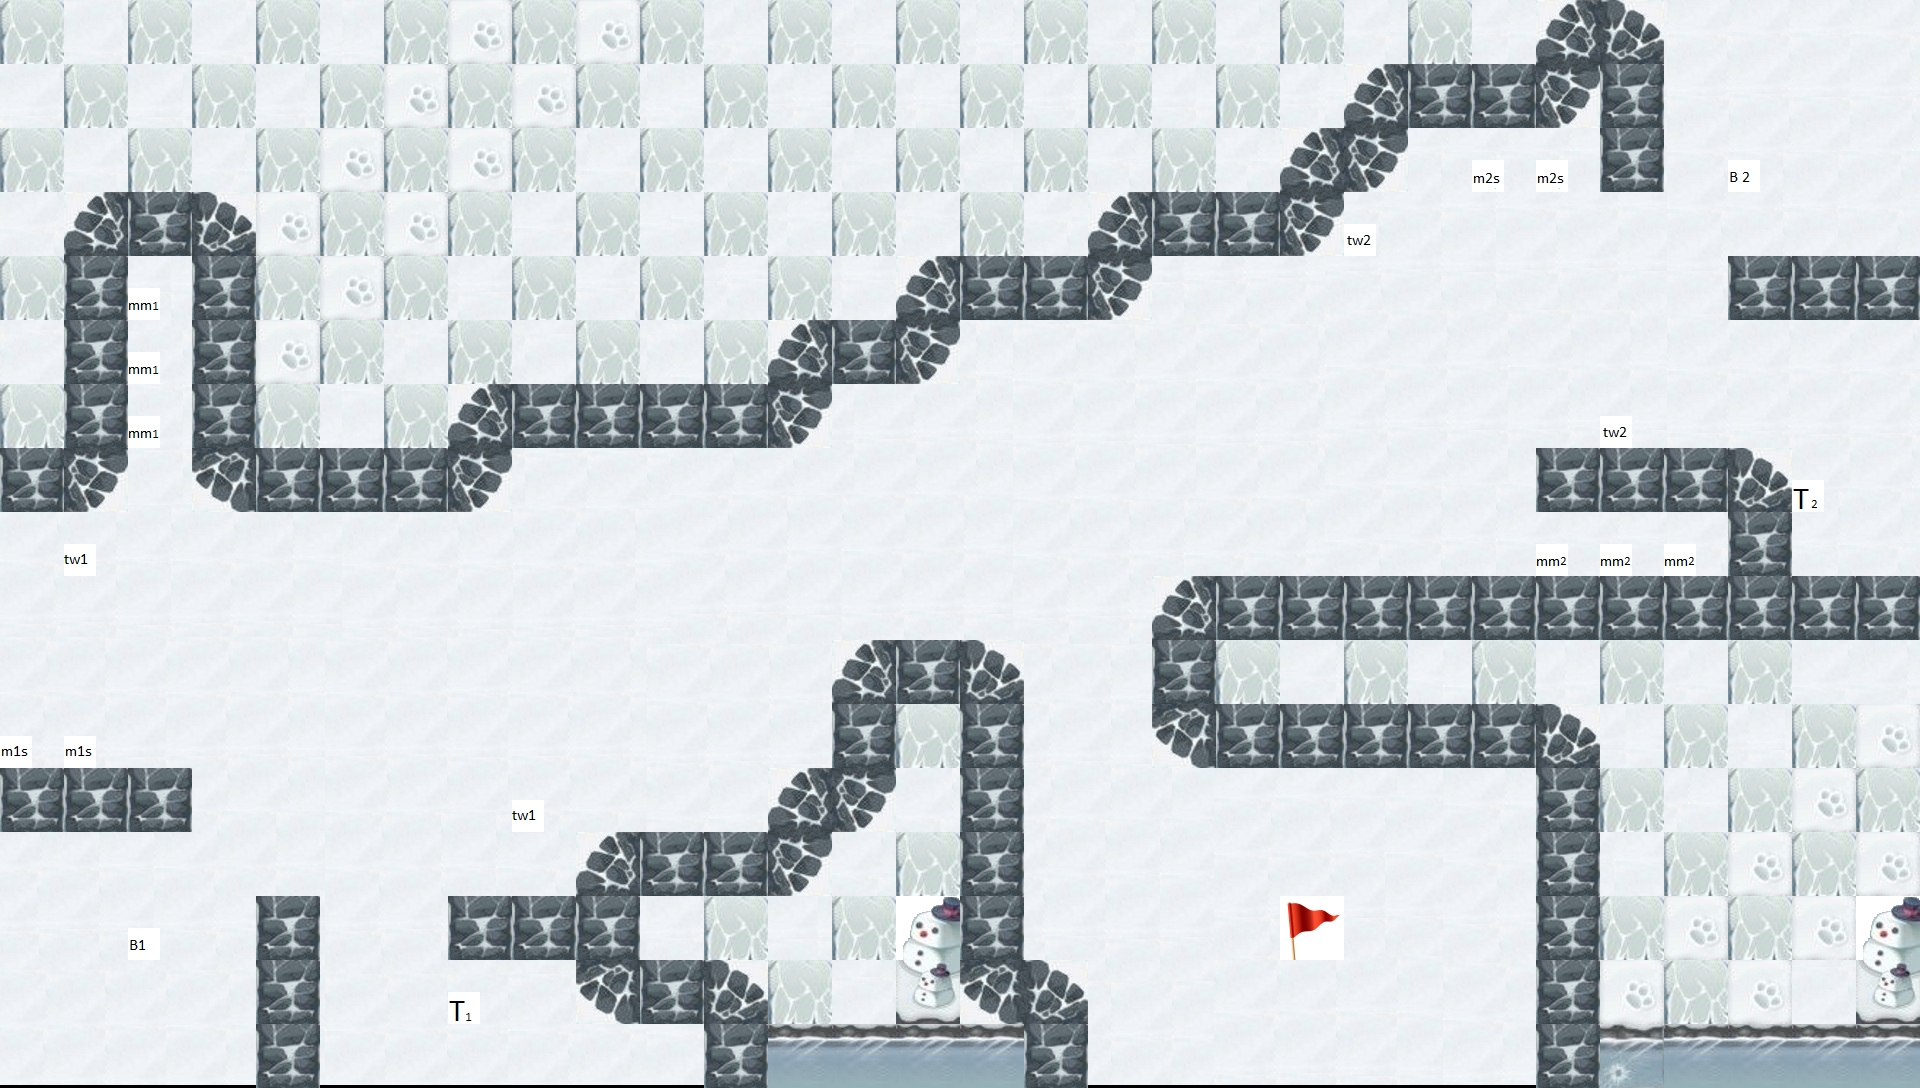

Below is a game level as drawn by its tile map, then a one-line description and the .tmx file that defines it, in full:
An orthogonal 30x17 tile map with 64x64 px tiles, 1 tile layer (Tile Layer 1), 1 image layer.

<map version="1.0" orientation="orthogonal" renderorder="right-down" width="30" height="17" tilewidth="64" tileheight="64" nextobjectid="1">
 <tileset firstgid="1" name="tileset" tilewidth="64" tileheight="64" tilecount="25" columns="0">
  <tile id="0">
   <properties>
    <property name="side" value="n" />
    <property name="type" value="wall" />
   </properties>
   <image width="64" height="64" source="snow_tiles/tile2_1.jpg" />
  </tile>
  <tile id="1">
   <properties>
    <property name="side" value="n" />
    <property name="type" value="wall" />
   </properties>
   <image width="64" height="64" source="snow_tiles/tile2_3.jpg" />
  </tile>
  <tile id="2">
   <properties>
    <property name="side" value="n" />
    <property name="type" value="wall" />
   </properties>
   <image width="64" height="64" source="snow_tiles/tile2_4.jpg" />
  </tile>
  <tile id="3">
   <properties>
    <property name="side" value="n" />
    <property name="type" value="wall" />
   </properties>
   <image width="64" height="64" source="snow_tiles/tile2_5.jpg" />
  </tile>
  <tile id="4">
   <properties>
    <property name="side" value="n" />
    <property name="type" value="wall" />
   </properties>
   <image width="64" height="64" source="snow_tiles/tile2_6.jpg" />
  </tile>
  <tile id="5">
   <properties>
    <property name="side" value="n" />
    <property name="type" value="wall" />
   </properties>
   <image width="64" height="64" source="snow_tiles/tile2_7.jpg" />
  </tile>
  <tile id="6">
   <properties>
    <property name="side" value="n" />
    <property name="type" value="wall" />
   </properties>
   <image width="64" height="64" source="snow_tiles/tile2_8.jpg" />
  </tile>
  <tile id="7">
   <properties>
    <property name="side" value="n" />
    <property name="type" value="wall" />
   </properties>
   <image width="64" height="64" source="snow_tiles/tile2_9.jpg" />
  </tile>
  <tile id="10">
   <properties>
    <property name="side" value="n" />
    <property name="type" value="wall" />
   </properties>
   <image width="64" height="64" source="snow_tiles/tile2_21.jpg" />
  </tile>
  <tile id="11">
   <properties>
    <property name="side" value="n" />
    <property name="type" value="wall" />
   </properties>
   <image width="64" height="64" source="snow_tiles/tile2_22.jpg" />
  </tile>
  <tile id="12">
   <properties>
    <property name="side" value="n" />
    <property name="type" value="wall" />
   </properties>
   <image width="64" height="64" source="snow_tiles/tile2_23.jpg" />
  </tile>
  <tile id="13">
   <properties>
    <property name="side" value="n" />
    <property name="type" value="wall" />
   </properties>
   <image width="64" height="64" source="snow_tiles/tile2_24.jpg" />
  </tile>
  <tile id="14">
   <properties>
    <property name="side" value="1" />
    <property name="type" value="tank" />
   </properties>
   <image width="32" height="32" source="snow_tiles/tank1_spawn_small.png" />
  </tile>
  <tile id="15">
   <properties>
    <property name="side" value="1" />
    <property name="type" value="base" />
   </properties>
   <image width="32" height="32" source="snow_tiles/base1_small.png" />
  </tile>
  <tile id="16">
   <properties>
    <property name="side" value="2" />
    <property name="type" value="base" />
   </properties>
   <image width="32" height="32" source="snow_tiles/base2_small.png" />
  </tile>
  <tile id="17">
   <properties>
    <property name="side" value="1" />
    <property name="type" value="meeleemob" />
   </properties>
   <image width="32" height="32" source="snow_tiles/mmob1spawn_small.png" />
  </tile>
  <tile id="18">
   <properties>
    <property name="side" value="2" />
    <property name="type" value="meeleemob" />
   </properties>
   <image width="32" height="32" source="snow_tiles/mmob2spawn_small.png" />
  </tile>
  <tile id="19">
   <properties>
    <property name="side" value="1" />
    <property name="type" value="simplemob" />
   </properties>
   <image width="32" height="32" source="snow_tiles/mob1spawn_little.png" />
  </tile>
  <tile id="20">
   <properties>
    <property name="side" value="2" />
    <property name="type" value="simplemob" />
   </properties>
   <image width="32" height="32" source="snow_tiles/mob2spawn_little.png" />
  </tile>
  <tile id="23">
   <properties>
    <property name="side" value="2" />
    <property name="type" value="tank" />
   </properties>
   <image width="32" height="32" source="snow_tiles/tank2_spawn_small.png" />
  </tile>
  <tile id="24">
   <properties>
    <property name="side" value="1" />
    <property name="type" value="tower" />
   </properties>
   <image width="32" height="32" source="snow_tiles/tower1_little.png" />
  </tile>
  <tile id="25">
   <properties>
    <property name="side" value="2" />
    <property name="type" value="tower" />
   </properties>
   <image width="32" height="32" source="snow_tiles/tower2_little.png" />
  </tile>
  <tile id="26">
   <properties>
    <property name="side" value="n" />
    <property name="type" value="wall" />
   </properties>
   <image width="64" height="64" source="snow_tiles/tile2_10.jpg" />
  </tile>
  <tile id="27">
   <properties>
    <property name="side" value="n" />
    <property name="type" value="wall" />
   </properties>
   <image width="64" height="64" source="snow_tiles/tile2_11.jpg" />
  </tile>
  <tile id="28">
   <properties>
    <property name="side" value="n" />
    <property name="type" value="flag" />
   </properties>
   <image width="64" height="64" source="big_tiles/flag.png" />
  </tile>
 </tileset>
 <imagelayer name="Image Layer 1" offsetx="0" offsety="-3.0303">
  <image source="snow_tiles/snow_background.png" width="1920" height="1088" />
 </imagelayer>
 <layer name="Tile Layer 1" width="30" height="17">
  <data encoding="csv">
6,0,6,0,6,0,6,5,6,5,6,0,6,0,6,0,6,0,6,0,6,0,6,0,14,11,0,0,0,0,
0,6,0,6,0,6,5,6,5,6,0,6,0,6,0,6,0,6,0,6,0,14,2,2,12,2,0,0,0,0,
6,0,6,0,6,5,6,5,6,0,6,0,6,0,6,0,6,0,6,0,14,12,0,21,21,2,0,17,0,0,
0,14,2,11,5,6,5,6,0,6,0,6,0,6,0,6,0,14,2,2,12,26,0,0,0,0,0,0,0,0,
6,2,18,2,6,5,6,0,6,0,6,0,6,0,14,2,2,12,0,0,0,0,0,0,0,0,0,2,2,2,
0,2,18,2,5,6,0,6,0,6,0,6,14,2,12,0,0,0,0,0,0,0,0,0,0,0,0,0,0,0,
6,2,18,2,6,0,6,14,2,2,2,2,12,0,0,0,0,0,0,0,0,0,0,0,0,26,0,0,0,0,
2,12,0,13,2,2,2,12,0,0,0,0,0,0,0,0,0,0,0,0,0,0,0,0,2,2,2,11,24,0,
0,25,0,0,0,0,0,0,0,0,0,0,0,0,0,0,0,0,0,0,0,0,0,0,19,19,19,2,0,0,
0,0,0,0,0,0,0,0,0,0,0,0,0,0,0,0,0,0,14,2,2,2,2,2,2,2,2,2,2,2,
0,0,0,0,0,0,0,0,0,0,0,0,0,14,2,11,0,0,2,6,0,6,0,6,0,6,0,6,0,0,
20,20,0,0,0,0,0,0,0,0,0,0,0,2,6,2,0,0,13,2,2,2,2,2,11,0,6,0,6,5,
2,2,2,0,0,0,0,0,25,0,0,0,14,12,0,2,0,0,0,0,0,0,0,0,2,6,0,6,5,6,
0,0,0,0,0,0,0,0,0,14,2,2,12,0,6,2,0,0,0,0,0,0,0,0,2,0,6,5,6,5,
0,0,16,0,2,0,0,2,2,2,0,6,0,6,27,2,0,0,0,0,29,0,0,0,2,6,5,6,5,27,
0,0,0,0,2,0,0,15,0,13,2,11,6,0,28,13,11,0,0,0,0,0,0,0,2,5,6,5,0,28,
0,0,0,0,2,0,0,0,0,0,0,2,7,7,7,7,2,0,0,0,0,0,0,0,2,3,7,7,7,7
</data>
 </layer>
</map>